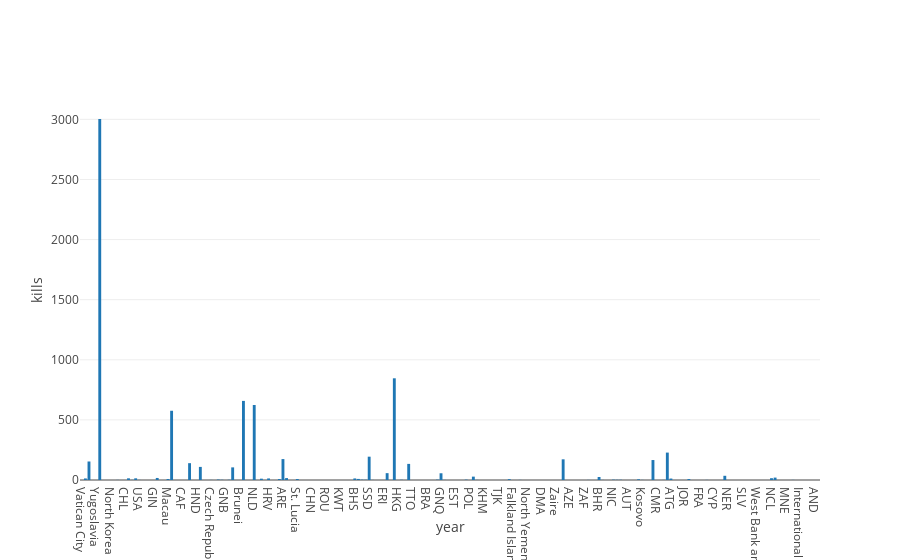

The notebook cell this image was saved under:
### Code cell
traces = go.Bar(
    x = [i for i in codes],
    y = [HowManyKillsYearCountry(2001, country) \
         for country in dft['country_txt'].unique()]
)

layout = go.Layout(
    xaxis={'title':'year'}, 
    yaxis={'title':'kills'}
)
data = go.Data([traces])
print(data)
fig = go.Figure(data=data, layout= layout)
iplot(fig)

### Figure 1 — Plotly figure (JSON) as saved in the notebook; plotly's stock layout.template omitted (floating-point values rounded to 4 significant figures; data arrays with more than 128 entries replaced by an {"elided": "..."} marker saying what was removed)
{"data": [{"type": "bar", "x": {"elided": "206 str values"}, "y": {"elided": "206 float values"}}], "layout": {"xaxis": {"title": "year"}, "yaxis": {"title": "kills"}}}
